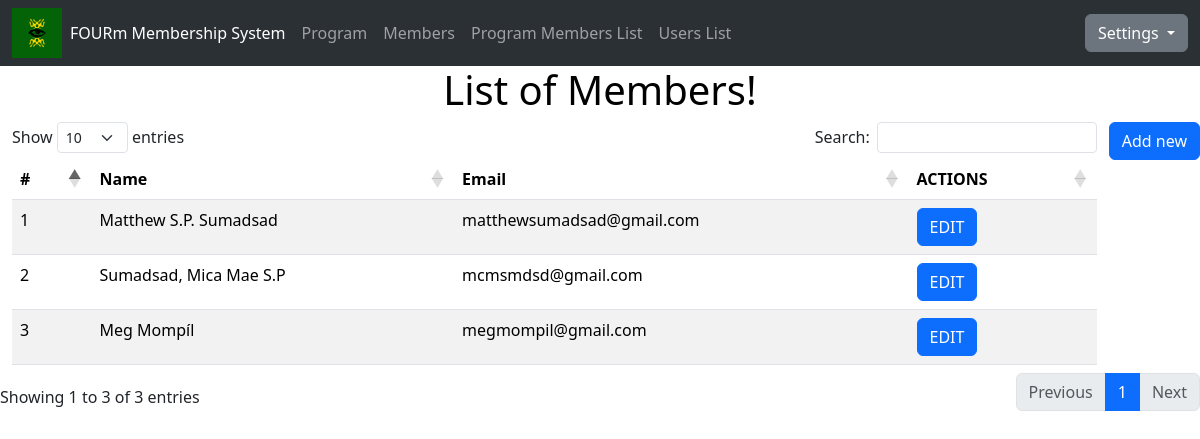
Page /member/ on the committed database.
### webapp/models.py (models this page shows, shortened)
class Member(models.Model):
    member_full_name = models.CharField(max_length=50, null=True)
    age = models.IntegerField(null=True)
    phone = models.IntegerField(blank=True)
    email = models.EmailField(blank=True)
    membership_number = models.AutoField(primary_key=True)
    date_created = models.DateTimeField(auto_now_add=True)
    program = models.ManyToManyField(Program)

### webapp/views.py (the view)
def member(request):
    members = Member.objects.all()
    context = {
        'members': members,
    }
    return render(request, 'pages/member.html', context)

### webapp/templates/pages/member.html (shortened to what this page needs)
{% extends 'pages/index.html' %}
{% load static %}
{% block content %}
<html>
    <head>
    </head>
    <center>
        <h1>List of Members!</h1>
        </center>
    <body>
<input class="btn btn-primary" type="submit" style= "float: right"value="Add new">
<table id="example" class="table table-striped" style="width:100%">
    <thead>
        <tr>
            <th>#</th>
            <th>Name</th>
            <th>Email</th>
            <th class="float-right">ACTIONS</th>
        </tr>
    </thead>
    <tbody>
        {% for def in members %}
        <tr>
            <td>{{def.membership_number}}</td>
            <td>{{def.member_full_name}}</td>
            <td>{{def.email}}</td>
            <td class="float-right">
                <button class="btn btn-primary badge-pill"> EDIT </button>
            </td>
        </tr>
        {% endfor %}
</table>
</html>
{% endblock %}

### webapp/static/css/style.css (style rules this page uses)
h1 { color:black }
html { height: 100%; }
body { flex-direction: column; }

### rows in the picture
Member: membership_number "1", member_full_name "Matthew S.P. Sumadsad", email "matthewsumadsad@gmail.com"
Member: membership_number "2", member_full_name "Sumadsad, Mica Mae S.P", email "mcmsmdsd@gmail.com"
Member: membership_number "3", member_full_name "Meg Mompíl", email "megmompil@gmail.com"
